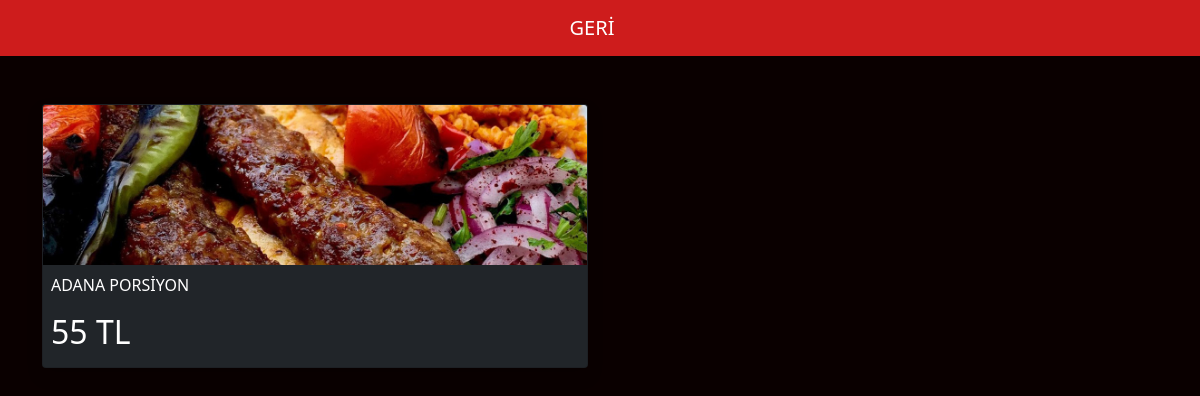
Page /index.php?kategori_id=1 on the committed database.
### tables this page shows
CREATE TABLE `urunler` (
  `id` int(11) NOT NULL,
  `kategori_id` int(11) NOT NULL,
  `sirket_id` int(11) NOT NULL,
  `urun_isim` varchar(300) NOT NULL,
  `resim_url` varchar(300) NOT NULL,
  `fiyat` double NOT NULL
);

### src/Actions.php (called while the page is built, shortened)
<?php
class Actions
{
    public PDO $database;
    public function __construct(PDO $database)
    {
        $this->database = $database;
    }
    public function getProducts(int $categoryID){
        return $this->excuteCommand("select * from urunler where kategori_id=?",[$categoryID]);
    }
    public function excuteCommand(string $command,array $params=[]){
        $data = $this->database->prepare($command);
        $data->execute($params);
        return $data->fetchAll(PDO::FETCH_ASSOC);
    }
}

### templates/sections/products.php (the view)
<div class="container">
    <div class="row row-cols-2">
        <?php foreach ($products as $product){ ?>
            <div class="col mb-3 ">
                <div class="card bg-dark shadow">
                    <img src="<?="admin/urunimages/".$product["resim_url"]?>" class="card-img-top border-none" alt="...">
                    <div class="card-body p-2">
                        <p class="cards-title text-white"><?php echo $product['urun_isim']; ?></p>
                        <h2 class="text-white"><?php echo $product['fiyat'] ." "."TL"; ?></h2>
                    </div>
                </div>
            </div>
        <?php } ?>
    </div>
</div>

### templates/header.php (style rules this page uses)
body { background-color: #0a0000; }
img { width: 100% !important; height:10rem !important; object-fit: cover !important; }

### rows in the picture
urunler: resim_url (picture), urun_isim "ADANA PORSİYON", fiyat "55"
